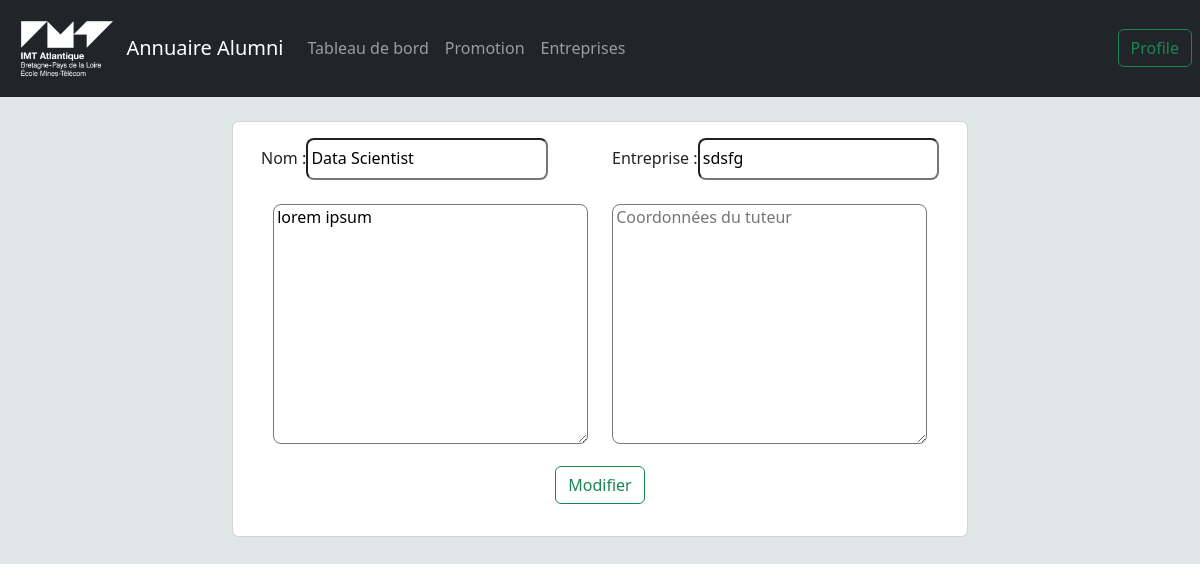
Screenshot of /sdsfg/edit/1/5 with the database file from the repository.
### database/models.py (models this page shows)
class stage(db.Model):
    stage_id = db.Column(db.Integer, primary_key=True)
    student_id = db.Column(db.Integer)
    entreprise_id = db.Column(db.Integer)
    description = db.Column(db.Text)
    nom = db.Column(db.Text)
    info_tuteur = db.Column(db.Text)

class entreprise(db.Model):
    entreprise_id = db.Column(db.Integer, primary_key=True)
    name = db.Column(db.Text)

### app.py (the view)
@app.route("/<string:name>/edit/<int:id>/<int:idStage>",methods=["GET", "POST"])
def editStageTab(name,id,idStage):
    Stage = getStageById(idStage)
    entreprise_name = entreprise.query.filter_by(entreprise_id=Stage.entreprise_id).first()
    if(not entreprise_name):
        entreprise_name = ''
    else:
        entreprise_name = entreprise_name.name
    stageform = StageForm(description=Stage.description,nom=Stage.nom,name=entreprise_name,info_tuteur=Stage.info_tuteur)
    if stageform.validate_on_submit():
        changeStage(stageform,id,idStage)
        return redirect(url_for("showClientInfo",name=name,id=id))
    return render_template("ModifierStage.html",name=name,id=id,stageform=stageform,idStage=idStage)

### Forms/Forms.py
class StageForm(FlaskForm):
    name = StringField('nom entreprise')
    description = TextAreaField('Ajoutez une description',render_kw={'style': 'width:100%;height:30vh'})
    nom = StringField('codetes')
    info_tuteur = TextAreaField('Ajoutez les coordonnées du tuteur',render_kw={'style': 'width:100%;height:30vh'})

### database/querys/Get.py (called while the page is built)
def getStageById(stage_id):
    Stage = stage.query.filter_by(stage_id = stage_id).first()
    return Stage

### templates/ModifierStage.html (shortened to what this page needs)
<!DOCTYPE html>
<html lang="en">
<head>
    <link href="https://cdn.jsdelivr.net/npm/bootstrap@5.3.0-alpha1/dist/css/bootstrap.min.css"
      rel="stylesheet"
>
    {% import 'navBar.jinja2' as nav %}
</head>
<header>
            {{ nav.renderNavBar(name,id) }}
</header>
<body style="background-color:#dee7e6;">
<br>
<div class="container">
    <div class="row justify-content-center">
        <div class="col-8">
<div class="card">
    <div class="card-body">
        <form action="{{ url_for("editStageTab",id=id, name=name,idStage=idStage)}}" method="post"> {{ stageform.hidden_tag() }}
            <div class="container">
            <div class="row">
                <div class="col-md-6">
                    <label>Nom : </label>{{ stageform.nom(class="form-control-lg") }}
                </div>
                <div class="col-md-6">
                    <label>Entreprise : </label>{{ stageform.name(class="form-control-lg") }}
                </div>
                </div>
                <br>
                <div class="container">
                    <div class="row">
                <div class="col-6">
                    {{ stageform.description(class="form-control-lg", placeholder="Description") }}
                </div>
                <div class="col-md-6">
                    {{ stageform.info_tuteur(class="form-control-lg", placeholder="Coordonnées du tuteur") }}
                </div>
                        </div>
                    </div>
                <div class="card-body text-center">
                            <input class="btn btn-outline-success" type="submit" value="Modifier">
                                </div>
            </div>
        </form>
    </div>
</div>
        </div>
</div>
    </div>
</body>
</html>

### templates/ModifierStage.html (style rules this page uses)
.form-control-lg { font-size: 1rem; line-height: 1.2rem; height: 0.5rem; padding: 0.2rem; }

### rows the page displays
stage: nom "Data Scientist", description "lorem ipsum"
entreprise: name "sdsfg"
